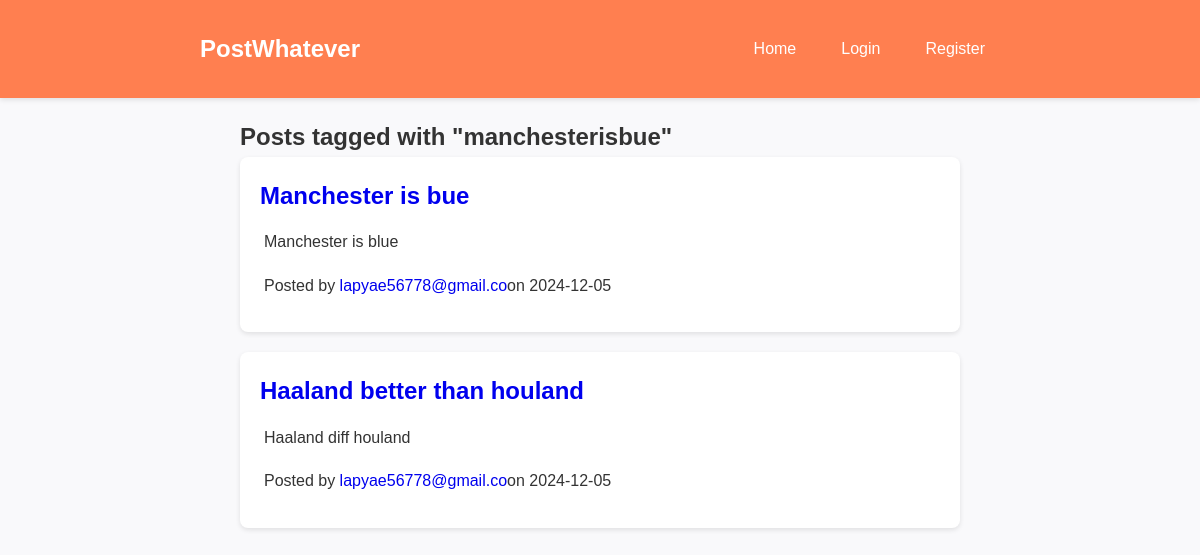
Screenshot of /tag/manchesterisbue with the database file from the repository.
### app/models.py (models this page shows)
class Tag(db.Model):
    id = db.Column(db.Integer, primary_key=True)
    name = db.Column(db.String(50), unique=True, nullable=False)

class Post(db.Model):
    id = db.Column(db.Integer, primary_key=True)
    title = db.Column(db.String(100), nullable=False)
    content = db.Column(db.Text, nullable=False)
    date_posted = db.Column(db.DateTime, default=datetime.utcnow)
    user_id = db.Column(db.Integer, db.ForeignKey('user.id'), nullable=False)
    comments = db.relationship('Comment', backref='post', lazy=True, cascade="all, delete")
    likes = db.relationship('Like', backref='post', lazy=True, cascade="all, delete")
    tags = db.relationship('Tag', secondary=post_tags, backref=db.backref('posts', lazy='dynamic'))

class User(UserMixin, db.Model):
    id = db.Column(db.Integer, primary_key=True)
    username = db.Column(db.String(20), unique=True, nullable=False)
    email = db.Column(db.String(120), unique=True, nullable=False)
    password = db.Column(db.String(60), nullable=False)
    profile_pic = db.Column(db.String(120), default='default.jpg')
    posts = db.relationship('Post', backref='author', lazy=True)

### app/views.py (the view)
@app.route('/tag/<tag_name>')
def tag_posts(tag_name):
    tag = Tag.query.filter_by(name=tag_name).first_or_404()
    posts = tag.posts.all()
    return render_template('tag_posts.html', tag=tag, posts=posts)

### app/templates/tag_posts.html
{% extends "base.html" %}
{% block content %}
<div class="container">
    <h2>Posts tagged with "{{ tag.name }}"</h2>
    {% for post in posts %}
        <div class="post">
            <h2><a href="{{ url_for('post_detail', post_id=post.id) }}">{{ post.title }}</a></h2>
            <p>{{ post.content }}</p>
            <p>Posted by <a href="{{ url_for('user_profile', username=post.author.username) }}">{{ post.author.username }}</a>on {{ post.date_posted.strftime('%Y-%m-%d') }}</p>
        </div>
    {% else %}
        <p>No posts found for this tag.</p>
    {% endfor %}
</div>
{% endblock %}

### app/static/css/style.css (style rules this page uses)
* { margin: 0; padding: 0; box-sizing: border-box; text-decoration: none; }
body { font-family: 'Arial', sans-serif; line-height: 1.6; background-color: #f9f9fb; color: #333; }
.container { width: 90%; max-width: 800px; margin: 20px auto; }
.post { background: white; border-radius: 8px; padding: 20px; margin-bottom: 20px; box-shadow: 0 2px 5px rgba(0, 0, 0, 0.1); transition: transform 0.2s ease-in-out, box-shadow 0.2s ease-in-out; }
.post h2 { font-size: 1.5rem; color: #ff7f50; margin-bottom: 10px; }
.post p { line-height: 1.6; margin: 10px 0; }
.post_content h2, p { width: fit-content; padding: 4px; margin-bottom: 1em; }

### rows the page displays
Tag: name "manchesterisbue"
Post: title "Manchester is bue", content "Manchester is blue", author.username "lapyae56778@gmail.co", date_posted "2024-12-05"
Post: title "Haaland better than houland", content "Haaland diff houland", author.username "lapyae56778@gmail.co", date_posted "2024-12-05"
